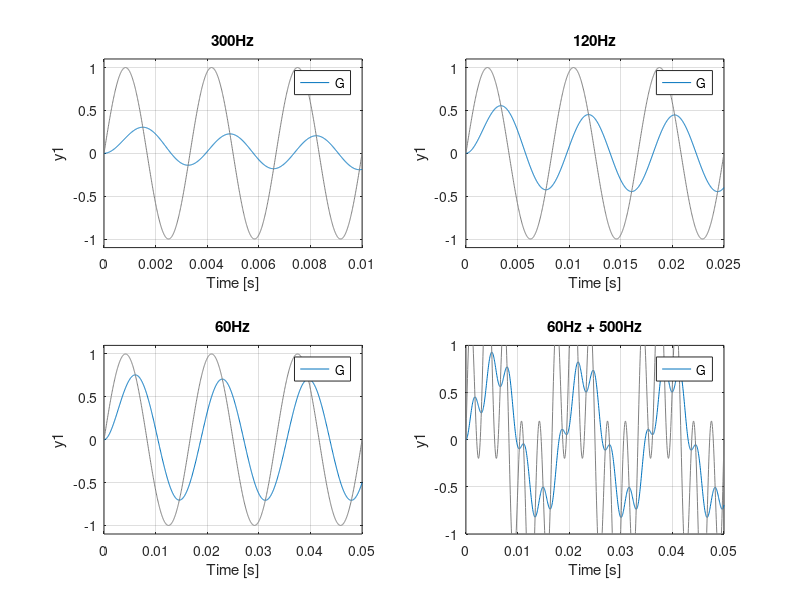
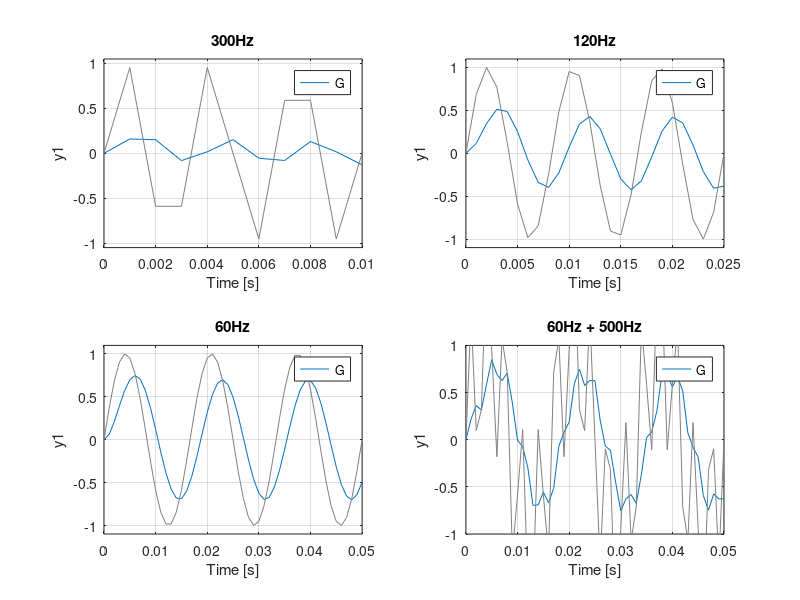

These charts were generated, in order, by the following MATLAB code:
%% Creating a low pass filter. Cutoff frequency at 60Hz.
fc = 60;
Tau = 1/(2*pi*fc);
G = tf(1,[Tau 1]);

%% Testing the continuous low pass filter.
subplot(2,2,1);

% 300Hz sine wave input.
f_sin = 300;
t = 0:3/f_sin/1000:3/f_sin;
u1 = sin(f_sin*2*pi*t);
lsim(G,u1,t);
title('300Hz');

% 120Hz sine wave input.
f_sin = 120;
t = 0:3/f_sin/1000:3/f_sin;
u2 = sin(f_sin*2*pi*t);
subplot(2,2,2);
lsim(G,u2,t);
title('120Hz');

% 60Hz sine wave input.
f_sin = 60;
t = 0:3/f_sin/1000:3/f_sin;
u3 = sin(f_sin*2*pi*t);
subplot(2,2,3);
lsim(G,u3,t);
title('60Hz');

% 60Hz sine wave + 300Hz sine wave input.
f_sin = 60;
t = 0:3/f_sin/1000:3/f_sin;
u4 = sin(f_sin*2*pi*t) + sin(300*2*pi*t);
subplot(2,2,4);
lsim(G,u4,t);
title('60Hz + 500Hz');
axis([0 3/f_sin -1 1]);


%% Converting it into a discrete low pass filter.
Ts = 0.001;
Gd = c2d(G,Ts);

%% Testing the discrete low pass filter.
figure;
subplot(2,2,1);

% 300Hz sine wave input.
f_sin = 300;
t = 0:Ts:3/f_sin;
u1 = sin(f_sin*2*pi*t);
lsim(G,u1,t);
title('300Hz');

% 120Hz sine wave input.
f_sin = 120;
t = 0:Ts:3/f_sin;
u2 = sin(f_sin*2*pi*t);
subplot(2,2,2);
lsim(G,u2,t);
title('120Hz');

% 60Hz sine wave input.
f_sin = 60;
t = 0:Ts:3/f_sin;
u3 = sin(f_sin*2*pi*t);
subplot(2,2,3);
lsim(G,u3,t);
title('60Hz');

% 60Hz sine wave + 300Hz sine wave input.
f_sin = 60;
t = 0:Ts:3/f_sin;
u4 = sin(f_sin*2*pi*t) + sin(300*2*pi*t);
subplot(2,2,4);
lsim(G,u4,t);
title('60Hz + 500Hz');
axis([0 3/f_sin -1 1]);


